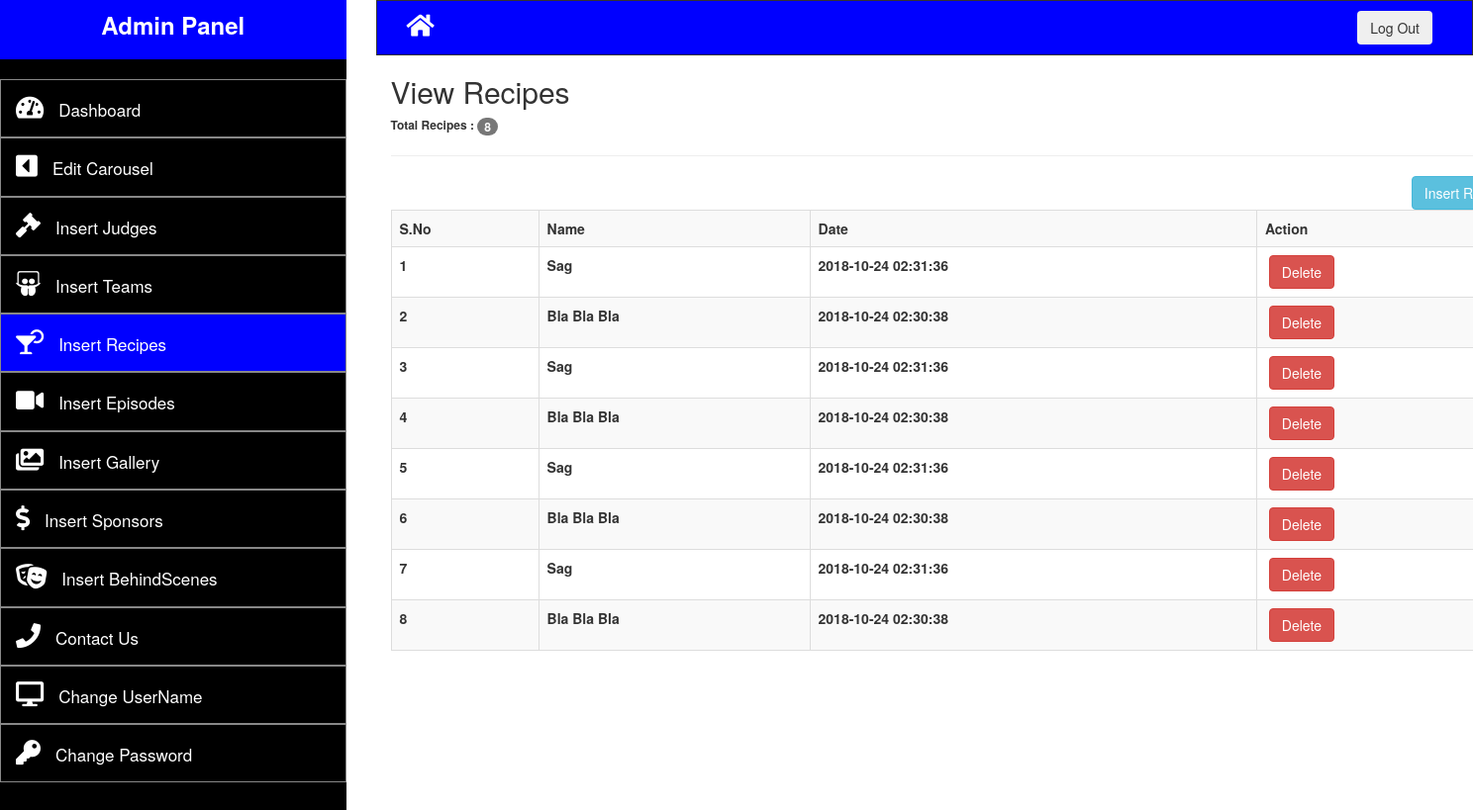
Screenshot of /admin/viewRecipes.php (signed in) with the database file from the repository.
### tables this page shows
CREATE TABLE `recipes` (
  `id` int(10) NOT NULL,
  `name` text NOT NULL,
  `img` text NOT NULL,
  `msg` text NOT NULL,
  `date` timestamp NOT NULL DEFAULT CURRENT_TIMESTAMP ON UPDATE CURRENT_TIMESTAMP,
  `etc` text NOT NULL
);

### admin/viewRecipes.php (the view, shortened to what this page needs)
<?php
	require 'config/db.php';
	if(!isset($_SESSION['user'])){
		header("location:login.php");
	}else{
?>
<!DOCTYPE html>
<html>
<head>
		<link rel="stylesheet" href="https://maxcdn.bootstrapcdn.com/bootstrap/3.3.7/css/bootstrap.min.css">
		<link href="adminAssets\style.css" rel="stylesheet">
		<link 	rel="stylesheet"
				href="https://use.fontawesome.com/releases/v5.2.0/css/all.css"
>
</head>
<body>
	<div class="row">
		<div class="col-md-3">
			<div class="heading">
				<h3 style="text-align: center; font-weight: bold; color: white; line-height: 50px">Admin Panel</h3>
				<div class="pro">
				</div>
				<div class="menu">
					<ul>
						<li><a href="indexAdmin.php"><i class="fas fa-tachometer-alt" style="color: white; font-size: 25px; margin-right: 15px;"></i>Dashboard</a></li>
						<li><a href="viewCarousel.php"><i class="fas fa-caret-square-left" style="color: white; font-size: 25px; margin-right: 15px;"></i>Edit Carousel</a></li>
						<li><a href="viewJudges.php"><i class="fas fa-gavel" style="color: white; font-size: 25px; margin-right: 15px;"></i>Insert Judges</a></li>
						<li><a href="viewTeam.php"><i class="fab fa-slideshare" style="color: white; font-size: 25px; margin-right: 15px;"></i>Insert Teams</a></li>
						<li class="active disabled"><a href="viewRecipes.php"><i class="fas fa-cocktail" style="color: white; font-size: 25px; margin-right: 15px;"></i>Insert Recipes</a></li>
						<li><a href="viewMedia.php"><i class="fas fa-video" style="color: white; font-size: 25px; margin-right: 15px;"></i>Insert Episodes</a></li>
						<li><a href="viewGallery.php"><i class="fas fa-images" style="color: white; font-size: 25px; margin-right: 15px;"></i>Insert Gallery</a></li>
						<li><a href="viewSponsors.php"><i class="fas fa-dollar-sign" style="color: white; font-size: 25px; margin-right: 15px;"></i>Insert Sponsors</a></li>
						<li><a href="viewBehindScenes.php"><i class="fas fa-theater-masks" style="color: white; font-size: 25px; margin-right: 15px;"></i>Insert BehindScenes</a></li>
						<li><a href="viewContactUs.php"><i class="fa fa-phone" style="color: white; font-size: 25px; margin-right: 15px;"></i>Contact Us</a></li>
						<li><a href="changeUser.php"><i class="fas fa-desktop" style="color: white; font-size: 25px; margin-right: 15px;"></i>Change UserName</a></li>
						<li><a href="changePass.php"><i class="fas fa-key" style="color: white; font-size: 25px; margin-right: 15px;"></i>Change Password</a></li>
					</ul>
				</div>
			</div>
		</div>
		<div class="col-md-9">
			<div class="container-fluid" style="background: blue; border: 1px solid;">
				<div class="col-md-6">
					<a href="../index.php"><i class="fas fa-home" style="color: white; font-size: 25px; margin-right: 15px; padding-top: 12px;"></i></a>
				</div>
				<div class="col-md-6">
					<form action="logout.php">
						<button class= "btn btn-purple" style="float: right; margin: 10px">Log Out</button>
					</form>
				</div>
			</div>
			<div class="container" style="background: #FFF;">
			<?php
			$judge_query = "SELECT * FROM recipes
									ORDER BY id DESC";
			$connect_judge_query = mysqli_query($conn, $judge_query);
			$count_rows = mysqli_num_rows($connect_judge_query);
			$number_of_items = 1;
			?>
				<h2>View Recipes</h2>
				<h6 style="font-weight: bold">Total Recipes : <span class="badge"><?php echo $count_rows; ?></span></h6>
				<hr>
				<a href="insertRecipe.php" class="btn btn-info" style="float:right">Insert Recipe</a>
					<table class="table table-hover table-striped table-bordered">
						<tr>
							<th>S.No</th>
							<th>Name</th>
							<th>Date</th>
							<th>Action</th>
						</tr>
			<?php
			if($count_rows > 0){
				while($get_each_row = mysqli_fetch_array($connect_judge_query)){
					$id_of_judge = $get_each_row['id'];
					$name_of_judge = $get_each_row['name'];
					$date_judge = $get_each_row['date'];
			?>
						<tr>
							<th><?php echo $number_of_items++; ?></th>
							<th><?php echo $name_of_judge; ?></th>
							<th><?php echo $date_judge; ?></th>
							<th>&nbsp;<a href="deleteRecipe.php?id=<?php echo $id_of_judge; ?>" class="btn btn-danger">Delete</a></th>
						</tr>
			<?php
				}
			}
			?>
					</table>
				</div>
			</div>
		</div>
</body>
</html>
<?php } ?>

### admin/adminAssets/style.css (style rules this page uses)
.active { background: blue; }
.heading { background: blue; height: 60px; margin-top: -20px; }
.pro { background: black; padding: 10px; }
.menu { background: black; height: 800px; }
.menu >ul>li { border: 1px solid #888; margin-left: -40px; padding: 15px; }
.menu >ul>li>a { color: white; font-size: 17px; }
.btn-purple { background: #d03cf; }

### rows the page displays
recipes: name "Sag", date "2018-10-24 02:31:36"
recipes: name "Bla Bla Bla", date "2018-10-24 02:30:38"
recipes: name "Sag", date "2018-10-24 02:31:36"
recipes: name "Bla Bla Bla", date "2018-10-24 02:30:38"
recipes: name "Sag", date "2018-10-24 02:31:36"
recipes: name "Bla Bla Bla", date "2018-10-24 02:30:38"
recipes: name "Sag", date "2018-10-24 02:31:36"
recipes: name "Bla Bla Bla", date "2018-10-24 02:30:38"

### other values shown
$count_rows "8"
